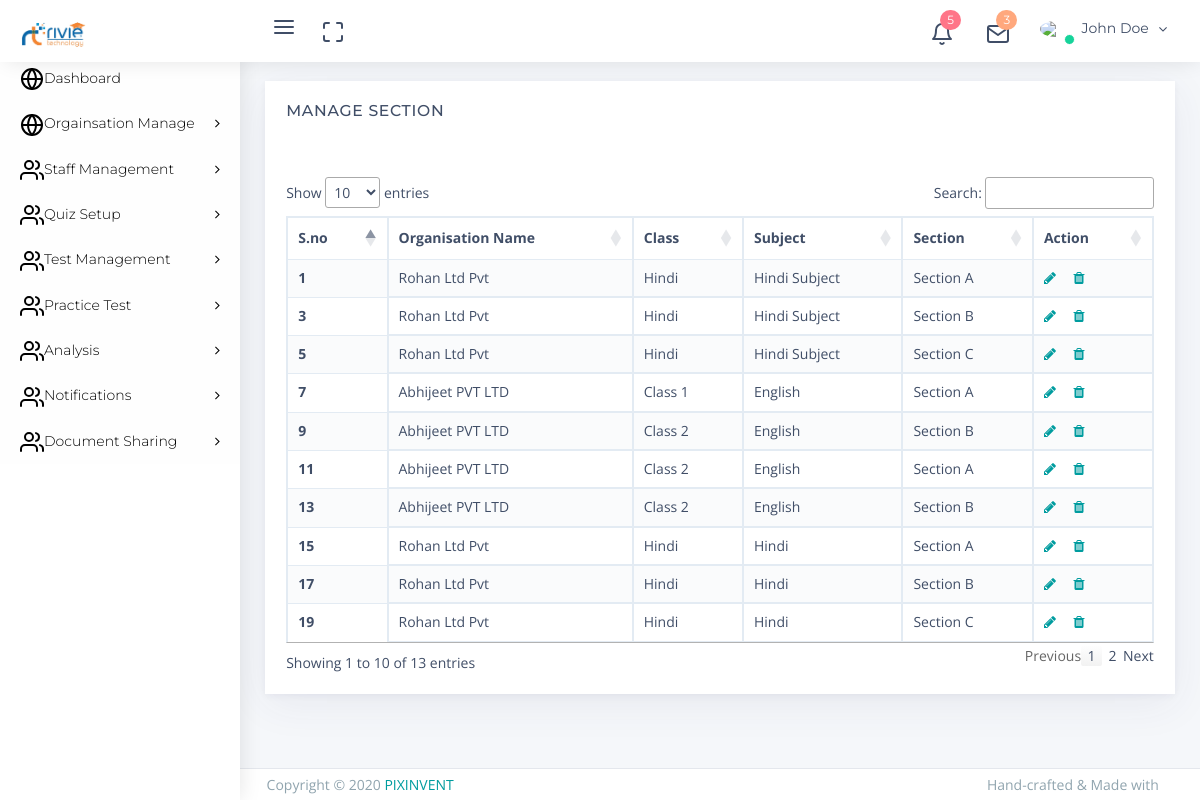
/admin/manage_section.php, run on the app's committed database.
### tables this page shows
CREATE TABLE `class` (
  `id` int(11) NOT NULL,
  `org_id` int(2) NOT NULL,
  `class` varchar(255) NOT NULL,
  `slug` varchar(255) NOT NULL,
  `created_at` datetime NOT NULL DEFAULT current_timestamp(),
  `updated_at` datetime NOT NULL DEFAULT current_timestamp()
);

CREATE TABLE `organisation` (
  `id` int(11) NOT NULL,
  `org_code` int(11) NOT NULL,
  `org_name` varchar(255) NOT NULL,
  `org_contact` varchar(255) NOT NULL,
  `org_email` varchar(255) NOT NULL,
  `org_add` varchar(255) NOT NULL,
  `org_abt` text NOT NULL,
  `org_registraiom` date NOT NULL DEFAULT current_timestamp(),
  `user_admin_id` varchar(255) NOT NULL,
  `created_date` timestamp NOT NULL DEFAULT current_timestamp()
);

CREATE TABLE `subject` (
  `id` int(11) NOT NULL,
  `org_id` int(11) NOT NULL,
  `role_id` int(11) NOT NULL,
  `class_id` int(11) NOT NULL,
  `sub_name` varchar(255) NOT NULL,
  `slug` varchar(255) NOT NULL,
  `created_at` datetime NOT NULL DEFAULT current_timestamp(),
  `upated_at` datetime NOT NULL DEFAULT current_timestamp()
);

CREATE TABLE `sub_section` (
  `id` int(11) NOT NULL,
  `section_title` varchar(250) NOT NULL,
  `org_id` varchar(255) NOT NULL,
  `sub_id` varchar(255) NOT NULL,
  `class_id` varchar(255) NOT NULL,
  `status` varchar(255) NOT NULL,
  `created_at` datetime NOT NULL DEFAULT current_timestamp(),
  `upated_at` datetime NOT NULL DEFAULT current_timestamp()
);

### admin/manage_section.php (the view, shortened to what this page needs)
<?php include "../common/header.php"; ?>
<?php
include "db.php";
$conn = mysqli_connect($servername, $username, $password, $dbname);
?>
<div class="app-content content">
    <div class="content-wrapper">
        <div class="content-body">
            <section id="configuration">
                <div class="row">
                    <div class="col-12">
                        <div class="card">
                            <div class="card-header">
                                <h4 class="card-title">Manage Section</h4>
                                <div class="heading-elements">
                                    <ul class="list-inline mb-0">
                                        <li>
                                            <a data-action="collapse"><i class="feather icon-minus"></i></a>
                                        </li>
                                        <li>
                                            <a data-action="reload"><i class="feather icon-rotate-cw"></i></a>
                                        </li>
                                        <li>
                                            <a data-action="expand"><i class="feather icon-maximize"></i></a>
                                        </li>
                                        <li>
                                            <a data-action="close"><i class="feather icon-x"></i></a>
                                        </li>
                                    </ul>
                                </div>
                            </div>
                            <div class="card-content collapse show">
                                <div class="card-body card-dashboard">
                                    <div class="table-responsive">
                                        <table id="manage_org" class="table table-striped table-bordered zero-configuration">
                                            <thead>
                                                <tr>
                                                    <th>S.no</th>
                                                    <th>Organisation Name</th>
                                                    <th>Class</th>
                                                    <th>Subject</th>
                                                    <th>Section</th>
                                                    <th>Action</th>
                                                </tr>
                                            </thead>
                                            <tbody>
                                                <?php
                                                $i = 1;
                                                $sql = "SELECT c.*, o.org_name, s.* ,ss.*
        FROM class c
        INNER JOIN organisation o ON c.org_id = o.id
        INNER JOIN subject s ON c.id = s.class_id
        INNER JOIN sub_section ss ON c.id = ss.class_id
        ";
                                                $result = mysqli_query($conn, $sql);
                                                if (mysqli_num_rows($result) > 0) {
                                                    while ($row = mysqli_fetch_assoc($result)) { ?>
                                                        <tr>
                                                            <th> <?php echo $i++ ?></th>
                                                            <td><?php echo $row['org_name']; ?></td>
                                                            <td><?php echo $row['class']; ?></td>
                                                            <td><?php echo $row['sub_name']; ?></td>
                                                            <td><?php echo $row['section_title']; ?></td>
                                                            <td>
                                                                <a href="update_org.php?org_id=<?php echo $row['id']; ?>" title="Edit" class="mr-1"><i class="fa fa-pencil" aria-hidden="true"></i></a>
                                                                <a href="delete.php?org_id=<?php echo $row['id']; ?>" title="Delete" class=""><i class="fa fa-trash" aria-hidden="true"></i></a>
                                                            </td>
                                                        </tr>
                                                <?php $i++;
                                                    }
                                                } else {
                                                    echo "0 results";
                                                }
                                                ?>
                                            </tbody>
                                        </table>
                                    </div>
                                </div>
                            </div>
                        </div>
                    </div>
                </div>
            </section>
        </div>
    </div>
</div>
<?php include "../common/footer.php"; ?>

### data on the page
class: organisation.org_name "Rohan Ltd Pvt", class "Hindi", subject.sub_name "Hindi Subject", sub_section.section_title "Section A", sub_section.section_title "Section B", sub_section.section_title "Section C", subject.sub_name "Hindi"
class: organisation.org_name "Abhijeet PVT LTD", class "Class 1", subject.sub_name "English", sub_section.section_title "Section A"
class: organisation.org_name "Abhijeet PVT LTD", class "Class 2", subject.sub_name "English", sub_section.section_title "Section B", sub_section.section_title "Section A"
